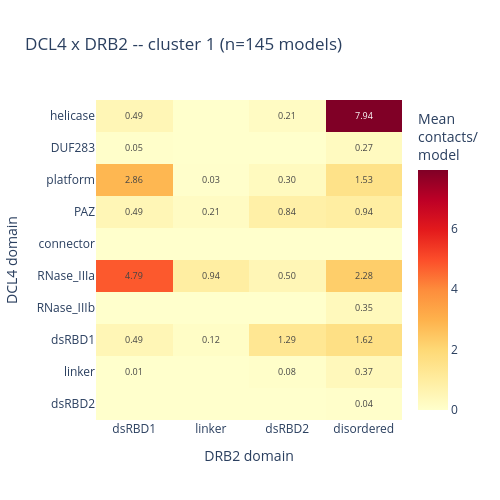
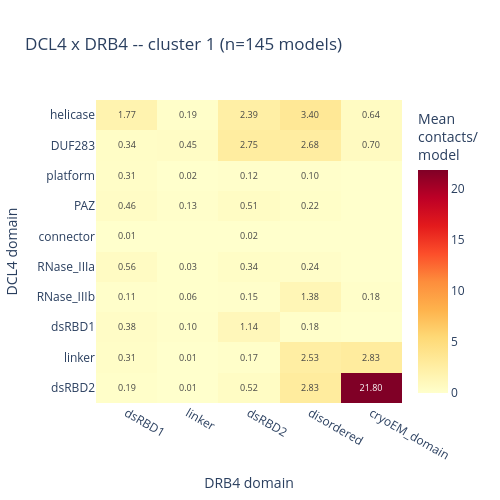

Source (notebook cell) for these figures, in order:
### Markdown cell above
### Cluster 1

### Code cell
c = 1
sub_c = df[df["cluster"] == c]
n_c = cluster_n_models.get(c, 0)
print(f"cluster {c}: {n_c} model(s)")

for lig in COUPLES:
    couple_heatmap(
        sub_c, lig, n_c,
        f"DCL4 x {LIGAND_CHAIN_NAMES[lig]} -- cluster {c} (n={n_c} models)",
        f"dcl4_{LIGAND_CHAIN_NAMES[lig].lower()}_heatmap_cluster1.html",
        subdir="per_cluster",
    )

### Figure 1 — Plotly figure (JSON) as saved in the notebook; plotly's stock layout.template omitted (floating-point values rounded to 4 significant figures)
{"data": [{"colorbar": {"title": {"text": "Mean<br>contacts/<br>model"}}, "colorscale": [[0, "rgb(255,255,204)"], [0.125, "rgb(255,237,160)"], [0.25, "rgb(254,217,118)"], [0.375, "rgb(254,178,76)"], [0.5, "rgb(253,141,60)"], [0.625, "rgb(252,78,42)"], [0.75, "rgb(227,26,28)"], [0.875, "rgb(189,0,38)"], [1, "rgb(128,0,38)"]], "hovertemplate": "DCL4 domain: %{y}<br>DRB2 domain: %{x}<br>%{z:.3f} contacts/model<extra></extra>", "text": [["0.49", "", "0.21", "7.94"], ["0.05", "", "", "0.27"], ["2.86", "0.03", "0.30", "1.53"], ["0.49", "0.21", "0.84", "0.94"], ["", "", "", ""], ["4.79", "0.94", "0.50", "2.28"], ["", "", "", "0.35"], ["0.49", "0.12", "1.29", "1.62"], ["0.01", "", "0.08", "0.37"], ["", "", "", "0.04"]], "textfont": {"size": 9}, "texttemplate": "%{text}", "type": "heatmap", "x": ["dsRBD1", "linker", "dsRBD2", "disordered"], "y": ["helicase", "DUF283", "platform", "PAZ", "connector", "RNase_IIIa", "RNase_IIIb", "dsRBD1", "linker", "dsRBD2"], "z": [[0.4897, 0.0, 0.2069, 7.938], [0.04828, 0.0, 0.0, 0.269], [2.855, 0.02759, 0.2966, 1.531], [0.4897, 0.2138, 0.8414, 0.9379], [0.0, 0.0, 0.0, 0.0], [4.786, 0.9448, 0.4966, 2.276], [0.0, 0.0, 0.0, 0.3517], [0.4897, 0.1241, 1.29, 1.621], [0.006897, 0.0, 0.07586, 0.3724], [0.0, 0.0, 0.0, 0.04138]]}], "layout": {"height": 500, "title": {"text": "DCL4 x DRB2 -- cluster 1 (n=145 models)"}, "width": 500, "xaxis": {"title": {"text": "DRB2 domain"}}, "yaxis": {"autorange": "reversed", "title": {"text": "DCL4 domain"}}}}

### Figure 2 — Plotly figure (JSON) as saved in the notebook; plotly's stock layout.template omitted (floating-point values rounded to 4 significant figures)
{"data": [{"colorbar": {"title": {"text": "Mean<br>contacts/<br>model"}}, "colorscale": [[0, "rgb(255,255,204)"], [0.125, "rgb(255,237,160)"], [0.25, "rgb(254,217,118)"], [0.375, "rgb(254,178,76)"], [0.5, "rgb(253,141,60)"], [0.625, "rgb(252,78,42)"], [0.75, "rgb(227,26,28)"], [0.875, "rgb(189,0,38)"], [1, "rgb(128,0,38)"]], "hovertemplate": "DCL4 domain: %{y}<br>DRB4 domain: %{x}<br>%{z:.3f} contacts/model<extra></extra>", "text": [["1.77", "0.19", "2.39", "3.40", "0.64"], ["0.34", "0.45", "2.75", "2.68", "0.70"], ["0.31", "0.02", "0.12", "0.10", ""], ["0.46", "0.13", "0.51", "0.22", ""], ["0.01", "", "0.02", "", ""], ["0.56", "0.03", "0.34", "0.24", ""], ["0.11", "0.06", "0.15", "1.38", "0.18"], ["0.38", "0.10", "1.14", "0.18", ""], ["0.31", "0.01", "0.17", "2.53", "2.83"], ["0.19", "0.01", "0.52", "2.83", "21.80"]], "textfont": {"size": 9}, "texttemplate": "%{text}", "type": "heatmap", "x": ["dsRBD1", "linker", "dsRBD2", "disordered", "cryoEM_domain"], "y": ["helicase", "DUF283", "platform", "PAZ", "connector", "RNase_IIIa", "RNase_IIIb", "dsRBD1", "linker", "dsRBD2"], "z": [[1.772, 0.1931, 2.386, 3.4, 0.6414], [0.3448, 0.4483, 2.752, 2.683, 0.7034], [0.3103, 0.02069, 0.1241, 0.1034, 0.0], [0.4552, 0.131, 0.5103, 0.2207, 0.0], [0.006897, 0.0, 0.02069, 0.0, 0.0], [0.5586, 0.03448, 0.3448, 0.2414, 0.0], [0.1103, 0.05517, 0.1517, 1.379, 0.1793], [0.3793, 0.09655, 1.138, 0.1793, 0.0], [0.3103, 0.006897, 0.1655, 2.531, 2.834], [0.1931, 0.01379, 0.5241, 2.828, 21.8]]}], "layout": {"height": 500, "title": {"text": "DCL4 x DRB4 -- cluster 1 (n=145 models)"}, "width": 500, "xaxis": {"title": {"text": "DRB4 domain"}}, "yaxis": {"autorange": "reversed", "title": {"text": "DCL4 domain"}}}}
